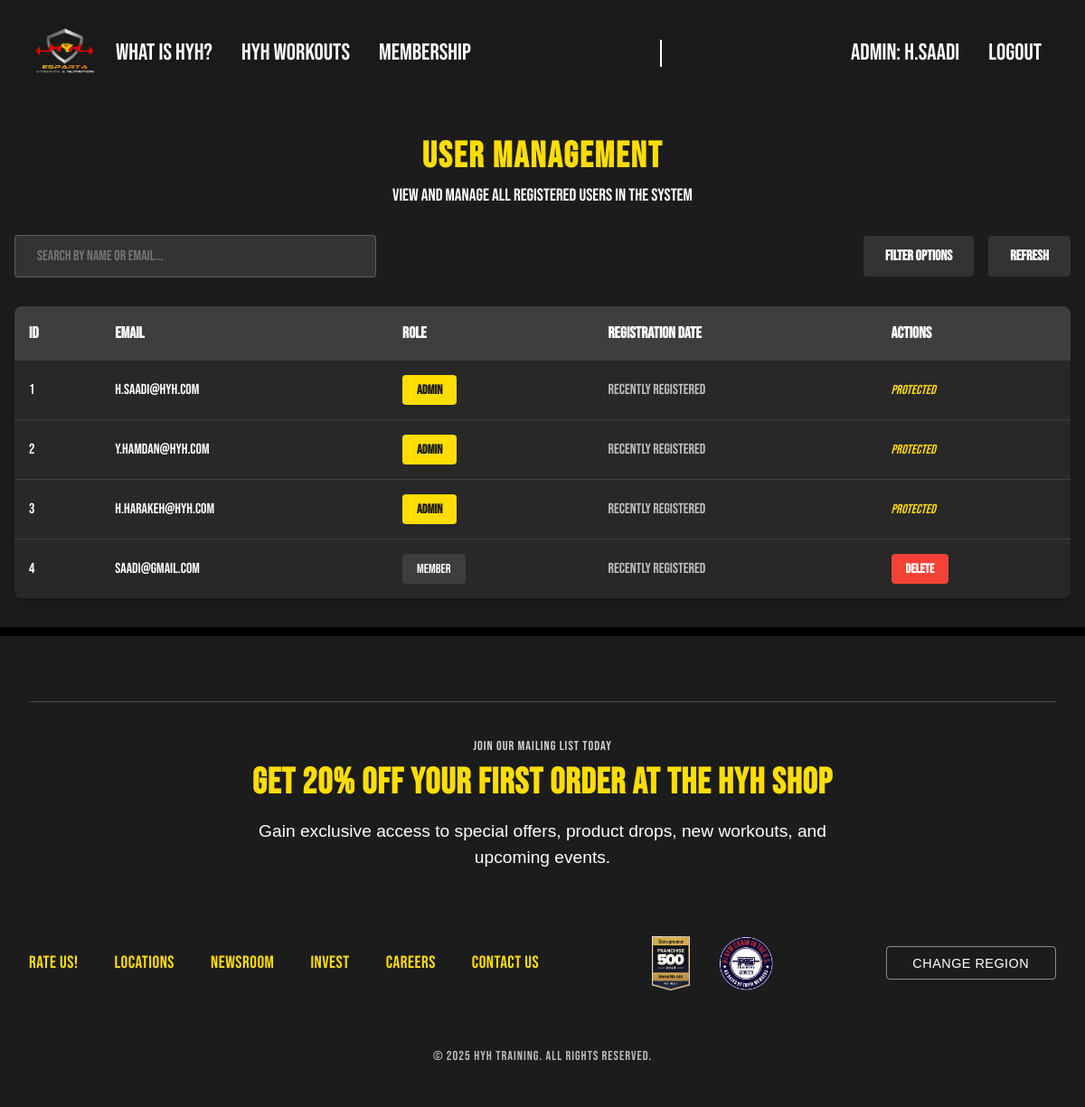
The app's page /check-users (signed in) with its own data.
### run.py (models this page shows, shortened)
class User(db.Model, UserMixin):
    id = db.Column(db.Integer, primary_key=True)
    email = db.Column(db.String(120), unique=True, nullable=False)
    password = db.Column(db.String(128), nullable=False)
    role_id = db.Column(db.String(5), default="user", nullable=False)

### run.py (the view)
@app.route('/check-users')
@login_required
def check_users():
    if current_user.role_id == 'admin':
        users = User.query.all()
        return render_template('check-users.html', users=users)
    else:
        return 'Access denied: Admins only.', 403

### run.py (called while the page is built)
@login_manager.user_loader
def load_user(user_id):
    return User.query.get(int(user_id))

### templates/check-users.html (shortened to what this page needs)
{% extends "base.html" %}
{% block head %}
  <link rel="stylesheet" href="{{ url_for('static', filename='css/style.css') }}">
  <link rel="stylesheet" href="{{ url_for('static', filename='css/dashboard.css') }}">
  <link rel="stylesheet" href="{{ url_for('static', filename='css/check-users.css') }}">
{% endblock %}
{% block content %}
<div class="container">
  <div class="admin-nav">
    <h1 class="section-title">USER MANAGEMENT</h1>
    <p class="users-description">View and manage all registered users in the system</p>
  </div>
  <div class="search-tools">
    <div class="search-bar">
      <input type="text" id="user-search" placeholder="Search by name or email...">
    </div>
    <div class="controls">
      <button class="control-btn" id="filter-toggle">Filter Options</button>
      <button class="control-btn" id="refresh-users" onclick="location.reload()">Refresh</button>
    </div>
  </div>
  <div id="users-table-container" class="users-table-container">
    <table class="users-table">
      <thead>
      <tr>
        <th>ID</th>
        <th>Email</th>
        <th>Role</th>
        <th>Registration Date</th>
        <th>Actions</th>
      </tr>
      </thead>
      <tbody id="users-list">
      {% if users %}
        {% for user in users %}
        <tr data-user-id="{{ user.id }}" data-email="{{ user.email.lower() }}">
          <td>{{ user.id }}</td>
          <td>{{ user.email }}</td>
          <td>
            {% if user.role_id == 'admin' %}
              <span class="admin-badge">Admin</span>
            {% else %}
              <span class="user-badge">Member</span>
            {% endif %}
          </td>
          <td class="registration-date">
            {% if user.id %}
              {{ "Recently registered" }}
            {% else %}
              {{ "N/A" }}
            {% endif %}
          </td>
          <td>
            {% if user.role_id != 'admin' %}
              <button class="action-btn delete-btn" onclick="confirmDeleteUser({{ user.id }}, '{{ user.email }}')">
                Delete
              </button>
            {% else %}
              <span class="protected-user">Protected</span>
            {% endif %}
          </td>
        </tr>
        {% endfor %}
      {% else %}
        <tr>
          <td colspan="5" style="text-align: center; padding: 2rem;">
            No users found in the system.
          </td>
        </tr>
      {% endif %}
      </tbody>
    </table>
  </div>
</div>
{% endblock %}

### templates/base.html (shortened to what this page needs)
<!DOCTYPE html>
<html lang="en">
<head>
    {% block head %}
    {% endblock %}
</head>
<body>
<nav class="nav-bar fixed-top">
    <div class="nav-logo">
        <a href="{{ url_for('index') }}">
            <img class="logo" src="{{ url_for('static', filename='images/GYM Logo.png') }}" alt="HYH-logo">
        </a>
    </div>
    <div class="navbar-container">
        <ul class="nav-menu nav-left-links">
            <li><a href="{{ url_for('about') }}" class="{% if request.endpoint == 'about' %}active{% endif %}">WHAT IS HYH?</a></li>
            <li class="nav-dropdown">
                <a href="{{ url_for('cardio') }}" class="{% if request.endpoint in ['cardio', 'resistance'] %}active{% endif %}">HYH WORKOUTS</a>
            </li>
            <li><a href="{{ url_for('membership') }}" class="{% if request.endpoint == 'membership' %}active{% endif %}">MEMBERSHIP</a></li>
        </ul>
        <div class="divider"></div>
        <ul class="nav-menu nav-right-links">
            {% if current_user.is_authenticated %}
                {% if current_user.role_id == 'admin' %}
                    <li><a href="{{ url_for('home_admin') }}" class="{% if request.endpoint == 'home_admin' %}active{% endif %}">ADMIN: {{ current_user.email.split('@')[0] | title }}</a></li>
                {% else %}
                    <li><a href="{{ url_for('home_user') }}" class="{% if request.endpoint == 'home_user' %}active{% endif %}">Welcome, {{ current_user.email.split('@')[0] | title }}</a></li>
                {% endif %}
                <li><a href="{{ url_for('logout') }}">Logout</a></li>
            {% endif %}
        </ul>
    </div>
</nav>
<main>
    {% block content %}
    {% endblock %}
</main>
<footer class="app-footer">
    <div class="footer-content">
        <hr class="footer-divider">
        <div class="app-footer__mailing-list">
            <div class="small-text mb-3">JOIN OUR MAILING LIST TODAY</div>
            <h3>GET 20% OFF YOUR FIRST ORDER AT THE HYH SHOP</h3>
            <p>Gain exclusive access to special offers, product drops, new workouts, and upcoming events.</p>
        </div>
        <div class="footer-links-container">
            <div class="footer-links">
                <ul class="navbar-nav">
                    <li class="nav-item"><a href="https://docs.google.com/forms/d/e/1FAIpQLSdwDiBgdGIWtEXVy0-GAehkD_U_CkeFiDbQrSO7ByL12VXpPg/viewform?usp=sharing" class="nav-link">RATE US!</a></li>
                    <li class="nav-item"><a href="{{ url_for('location') }}" class="nav-link">Locations</a></li>
                    <li class="nav-item"><a href="#" class="nav-link">Newsroom</a></li>
                    <li class="nav-item"><a href="#" class="nav-link">Invest</a></li>
                    <li class="nav-item"><a href="#" class="nav-link">Careers</a></li>
                    <li class="nav-item"><a href="{{ url_for('contact') }}" class="nav-link">Contact Us</a></li>
                </ul>
            </div>
            <div class="footer-partners">
                <img class="footer-badge" src="{{ url_for('static', filename='images/entrepreneur-2023.png') }}" alt="Franchise Award">
                <img class="footer-badge" src="{{ url_for('static', filename='images/mens-journal-1.png') }}" alt="Men's Journal">
            </div>
            <div class="language">
                <button class="btn btn-outline-white">Change Region</button>
            </div>
        </div>
        <div class="copyright">
            <p>&copy; 2025 HYH TRAINING. ALL RIGHTS RESERVED.</p>
        </div>
    </div>
</footer>
</body>
</html>

### static/css/style.css (style rules this page uses)
* { margin: 0; padding: 0; box-sizing: border-box; font-family: 'Bebas Neue', cursive; }
.nav-bar { display: flex; justify-content: space-between; align-items: center; background-color: #1A1A1A; padding: 1rem 2rem; }
.nav-logo img { width: 80px; height: auto; }
.navbar-container { display: flex; justify-content: space-between; width: 100%; }
.nav-menu { display: flex; list-style: none; }
.nav-menu li { margin: 0 1rem; }
.nav-menu li a { text-decoration: none; color: #fff; font-weight: 500; font-size: 1.6rem; transition: color 0.3s; }
.divider { height: 30px; width: 2px; background-color: white; margin: 0 2rem; align-self: center; }
.nav-dropdown { position: relative; }
.btn { font-family: 'Bebas Neue', sans-serif; font-size: 1.2rem; padding: 0.8rem 2rem; border: none; border-radius: 4px; cursor: pointer; letter-spacing: 1px; transition: all 0.3s ease; }
.app-footer { background-color: #1c1c1c; color: #fff; padding: 3rem 2rem; font-family: 'Bebas Neue', cursive; border-top: 10px solid black; }
.footer-content { display: flex; flex-direction: column; align-items: center; max-width: 1200px; margin: 0 auto; width: 100%; }
.footer-divider { width: 100%; border: none; height: 1px; background-color: rgba(255, 255, 255, 0.2); margin: 1.5rem 0 2.5rem; }
.app-footer__mailing-list { text-align: center; margin-bottom: 3rem; max-width: 700px; }
.small-text { font-size: 0.9rem; letter-spacing: 1px; opacity: 0.8; }
.app-footer__mailing-list h3 { font-size: 2.5rem; margin: 0.5rem 0 1rem; color: #ffdd00; letter-spacing: 1px; }
.app-footer__mailing-list p { font-size: 1.2rem; margin-bottom: 1.5rem; font-family: Arial, sans-serif; font-weight: 300; line-height: 1.5; }
.footer-links-container { display: flex; justify-content: space-between; align-items: center; width: 100%; margin-bottom: 3rem; }
.footer-links ul { list-style: none; padding: 0; margin: 0; display: flex; gap: 2.5rem; }
.footer-links ul li a { color: #ffdd00; text-decoration: none; font-size: 1.2rem; transition: color 0.3s; letter-spacing: 0.5px; }
.footer-partners { display: flex; gap: 2rem; justify-content: center; }
.footer-badge { max-height: 60px; transition: transform 0.3s ease, opacity 0.3s ease; filter: grayscale(0.3); }
.language button.btn-outline-white { background: transparent; border: 1px solid rgba(255, 255, 255, 0.5); color: #fff; padding: 0.6rem 1.8rem; border-radius: 4px; cursor: pointer; transition: all 0.3s; font-family: Arial, sans-serif; text-transform: uppercase; font-size: 0.9rem; letter-spacing: 0.5px; }
.copyright { margin-top: 1rem; font-size: 0.9rem; color: rgba(255, 255, 255, 0.7); letter-spacing: 1px; font-family: Arial, sans-serif; }

### static/css/dashboard.css (style rules this page uses)
.action-btn { background-color: #333; color: #FFDD00; border: 1px solid #555; padding: 12px 16px; border-radius: 6px; cursor: pointer; transition: all 0.3s ease; display: flex; align-items: center; gap: 8px; font-size: 0.9rem; }

### records on screen
User: email "H.saadi", id "1", email "h.saadi@hyh.com", role_id "Admin", value "Recently registered"
User: id "2", email "y.hamdan@hyh.com", role_id "Admin", value "Recently registered"
User: id "3", email "h.harakeh@hyh.com", role_id "Admin", value "Recently registered"
User: id "4", email "saadi@gmail.com", role_id "Member", value "Recently registered"
